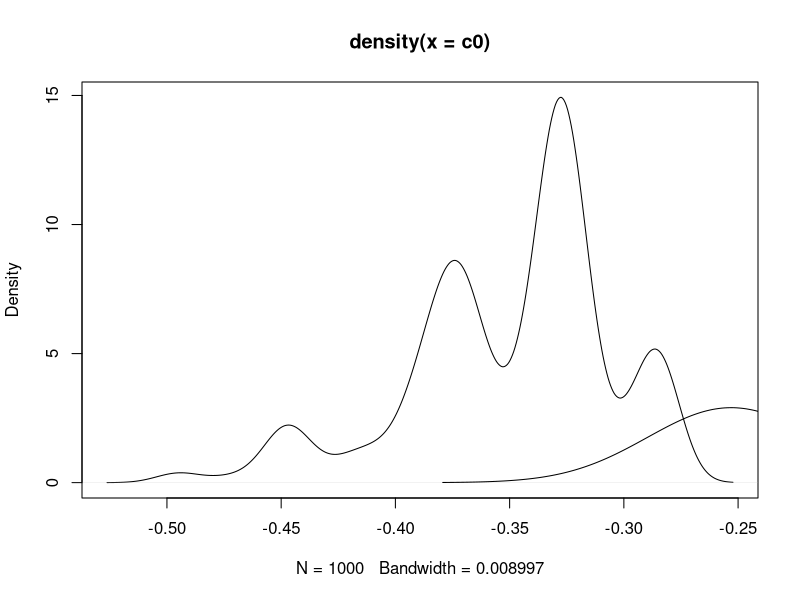
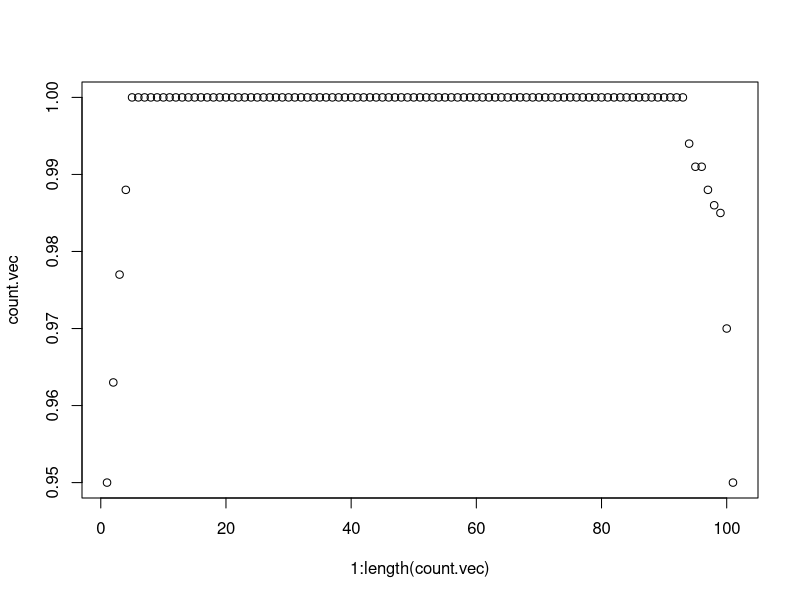

Recreate these plots in R, in order.
# c_h = (1-h)*c_0 + h*c_1
# c_0 <= c_1, random variable
library(MCMCpack)
# case 1, both skewed
nbins = 20
N = 1000

w0 = c(-.5, -.2)
w1 = c(-.4, .2)

w0_seq = seq(from = w0[1], to = w0[2], length.out =  nbins+1)
w1_seq = seq(from = w1[1], to = w1[2], length.out =  nbins+1)


seed = 2
set.seed(seed)

N0 = as.vector(rmultinom(1,N,rdirichlet(1, rep(1, nbins))))
N1 = as.vector(rmultinom(1,N,rdirichlet(1, rep(1, nbins))))

# N0 = round(N * rdirichlet(1, rep(1, nbins)), 0)
# N1 = round(N * rdirichlet(1, rep(1, nbins)), 0)

# sumN0 = sum(N0)
# sumN1 = sum(N1)
# if (sumN0 != sumN1) {
#       diff = abs(sumN0 - sumN1)
#       idx = sample(1:nbins, 1)
#       if (sumN0 < sumN1) {
#             N0[idx] = N0[idx] + diff
#       } else {
#             N1[idx] = N1[idx] + diff
#       }
# }
#N0 = sort(N0, decreasing = T)
#N1 = sort(N1, decreasing = F)

c0 = c()
c1 = c()
for (i in 1:nbins) {
      c0 = c(c0, runif(N0[i], min = w0_seq[i], max = w0_seq[i+1]))
      c1 = c(c1, runif(N1[i], min = w1_seq[i], max = w1_seq[i+1]))
}


c0 = sort(c0,decreasing=TRUE)
c1 = sort(c1)

# c0 < c1
idx = which(c0 > c1)
tmp = c0[idx]
c0[idx] = c1[idx]
c1[idx] = tmp

plot(density(c0))
lines(density(c1))

h = seq(0, 1, 0.01)

a = 0.05
l = quantile(c0, a)
u = quantile(c1, 1 - a)
# l = -0.3
# u = 0.4
print(paste("l=",l,"u=",u))
count.vec = c()
for (i in h) {
      ch = i * c0 + (1 - i) * c1
      count.vec = c(count.vec, sum(ch >= l & ch <= u) / length(ch))
}
plot(1:length(count.vec), count.vec)
min(count.vec)
